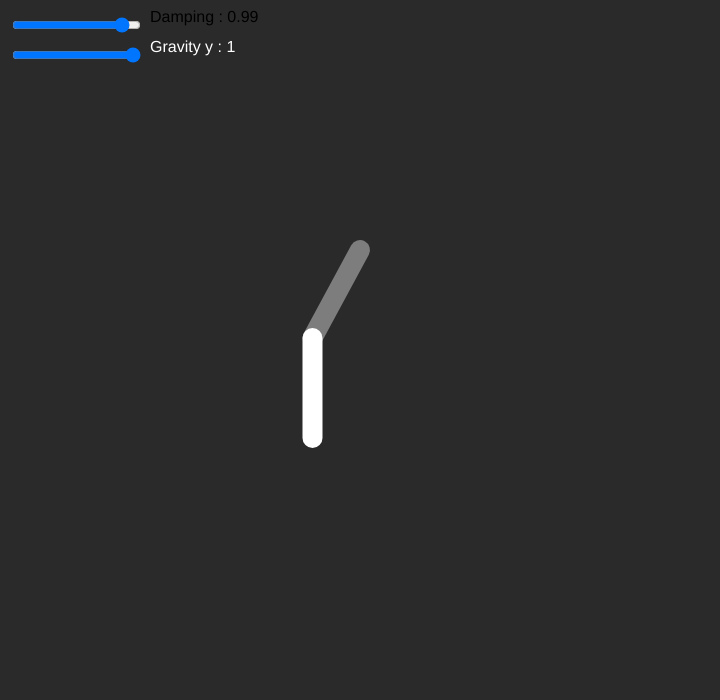
Frame 1 (no input)
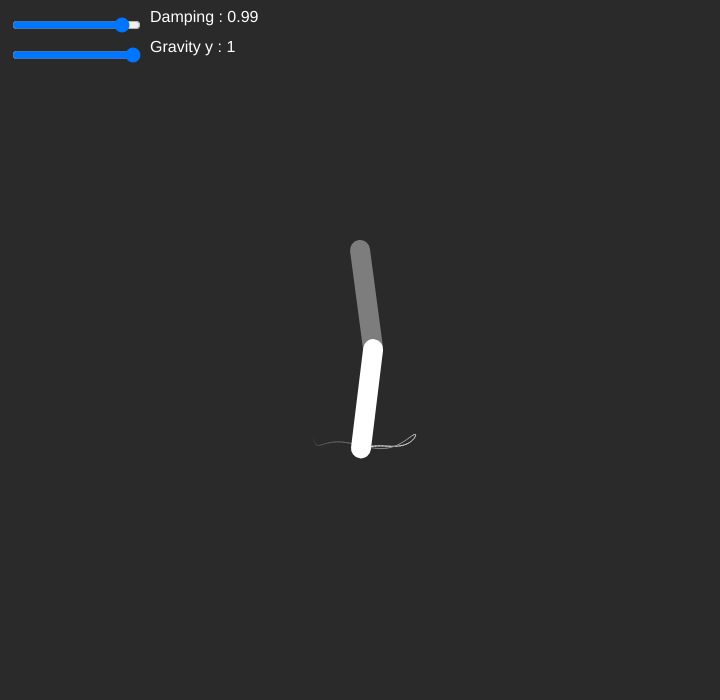
Frame 60 (no input)
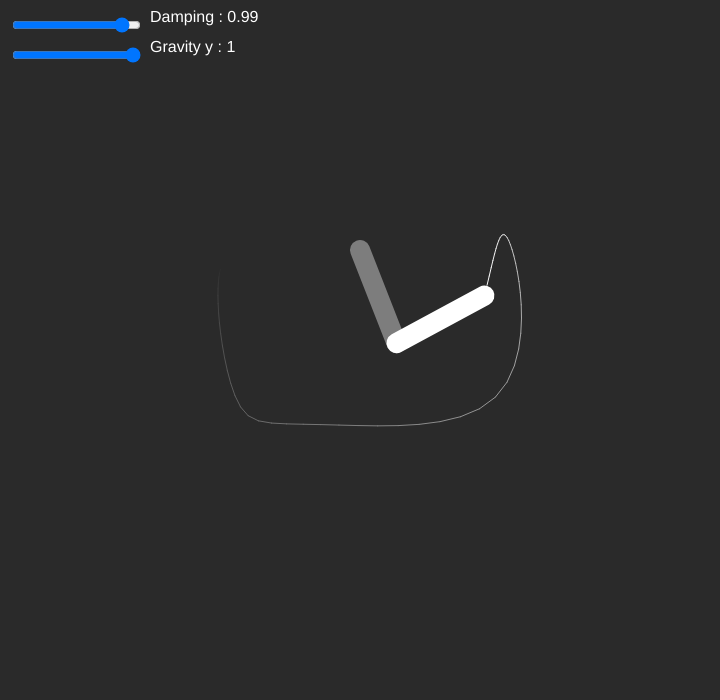
Frame 120 (the mouse pressed at the canvas centre since frame 60)

The p5.js sketch that drew these frames (run headless with seeded random() and noise() and a simulated clock; from frame 60 on, the mouse is pressed at the canvas centre):

// p5.js sketch
// ── sketch.js
// Code inspired from The Coding Train double pendullum challenge

function setup(){
    let width = 720;
    let height = 700;
    p = createGraphics(screen.width,height);
    p.clear();
    let mycanvas = createCanvas(width,height);
    dcoeff = createSlider(0.9, 1, 0.99,0.001);
    dcoeff.position(10,15);
    gsl = createSlider(-1, 1, 100,0.01);
    gsl.position(10,45);
    theta1 = 0.5;
    theta2 = 0;
    t1_v = 0;
    t2_v = 0;
    t1_a = 0;
    t2_a = 0;
    
    m1 = 1;
    m2 = 1;
    l1 = 100;
    l2 = 100;
    
    tck = [];
    
}

function draw(){
    g = gsl.value();
    damping_coefficient = dcoeff.value();
    background(42);
    translate(width/2, 250);
    
    for(let i=1;i<tck.length;i++){ 
        stroke(map(i,0,tck.length,255,42));
        strokeWeight(1);
        line(tck[i].x,tck[i].y,tck[i-1].x,tck[i-1].y);
    }
    
    t1_v += t1_a;
    t2_v += t2_a;
    theta1 += t1_v;
    theta2 += t2_v;
    theta1 *= damping_coefficient;
    theta2 *= damping_coefficient;

    /** PHYSIX
    t1_a =   ((-g*(2*m1+m2)*sin(theta1) - m2*g*sin(theta1 - 2*theta2) + 2*sin(theta1 − theta2)*m2*(t1_v*t1_v*l2 + t1_v*t1_v*l2*l1*cos(theta1 − theta2)))/(l1*(2*m1 + m2 − m2*cos(2*theta1 − 2*theta2))));
    t2_a = (2*sin(theta1 - theta2)*(t1_v*t1_v*l1*(m1+m2) + g*(m1+m2)*cos(theta1) + t1_v*t1_v*l2*m2*cos(theta1-theta2)))/((l2*(2*m1 + m2 − m2*cos(2*theta1 − 2*theta2))));
    */
    f1 = -g * (2 * m1 + m2) * sin(theta1);
    f2 = -m2 * g * sin(theta1 - 2*theta2);
    f3 = -2*sin(theta1 - theta2) * m2;
    f4 = t2_v * t2_v * l2 + t1_v*t1_v * l1 * cos(theta1 - theta2);
    fdenom = l1 * (2 * m1 + m2 - m2*cos(2*theta1 - 2*theta2));

    t1_a = (f1 + f2 + f3*f4)/fdenom;

    f1 = 2*sin(theta1 - theta2);
    f2 = (t1_v * t1_v * l1 * (m1 + m2));
    f3 = g * (m1 + m2)* cos(theta1);
    f4 = t2_v * t2_v * l2 * m2 * cos(theta1 - theta2);
    fdenom = l2 * (2 * m1 + m2 - m2*cos(2*theta1 - 2*theta2));

    t2_a = (f1 * (f2 + f3 + f4))/fdenom;

    if(t1_v > 1000 || t2_v > 1000){
        t1_v = 100;
        t1_v = 100;
        t1_a -= 100;
        t2_a -=100;
    }
    
    
    let j1 = createVector(l1*cos(theta1+PI/2),l1*sin(theta1+PI/2));
    let j2 = createVector( j1.x + l2*cos(theta2+PI/2),j1.y + l2*sin(theta2+PI/2));
    //pendullum renderer
    stroke(255);
    strokeWeight(10);
    point(0,0);
    point(j1.x,j1.y);
    point(j2.x,j2.y)
    stroke(125);
    strokeWeight(20);
    line(0,0,j1.x,j1.y);
    stroke(255);
    line(j1.x,j1.y,j2.x,j2.y);
    image(p, 0, 0);

    tck.unshift(j2);
    console.log(tck);

    if(tck.length > 250){
        tck.pop(0);
    }
    translate(-width/2,-250);
    noStroke();
    textSize(16);
    text('Damping : '+ damping_coefficient, 150, 22);
    fill(255);
    textSize(16);
    text('Gravity y : '+ g, 150, 52);
    fill(255);
    
}

function setInitPos(currentx,currenty){
    for(let theta1 = currentx;theta1 < PI + currentx;theta1 += 0.01){
        for(let theta2 = currenty;theta2 < PI + currenty;theta2 += 0.01){
            let j1 = createVector(l1*cos(theta1+PI/2),l1*sin(theta1+PI/2));
            let j2 = createVector( j1.x + l2*cos(theta2+PI/2),j1.y + l2*sin(theta2+PI/2));
            if(j2.x == mouseX-width/2 && j2.y-100 == mouseY){
                return {
                    t1:theta1,
                    t2:theta2
                };
            }else{
                return {
                    t1:random(0,PI),
                    t2:random(0,PI)
                }
            }
        }
    }
}


function mousePressed(){
    stroke(255);
    strokeWeight(4);
    noFill();
    ellipse(mouseX, mouseY,30);
    let k = setInitPos(theta1,theta2);
        theta1 = k.t1;
        theta2 = k.t2;
        tck = [];
        t1_v = 0;
        t2_v = 0;
        t1_a =0 ;
        t2_a = 0;
}
